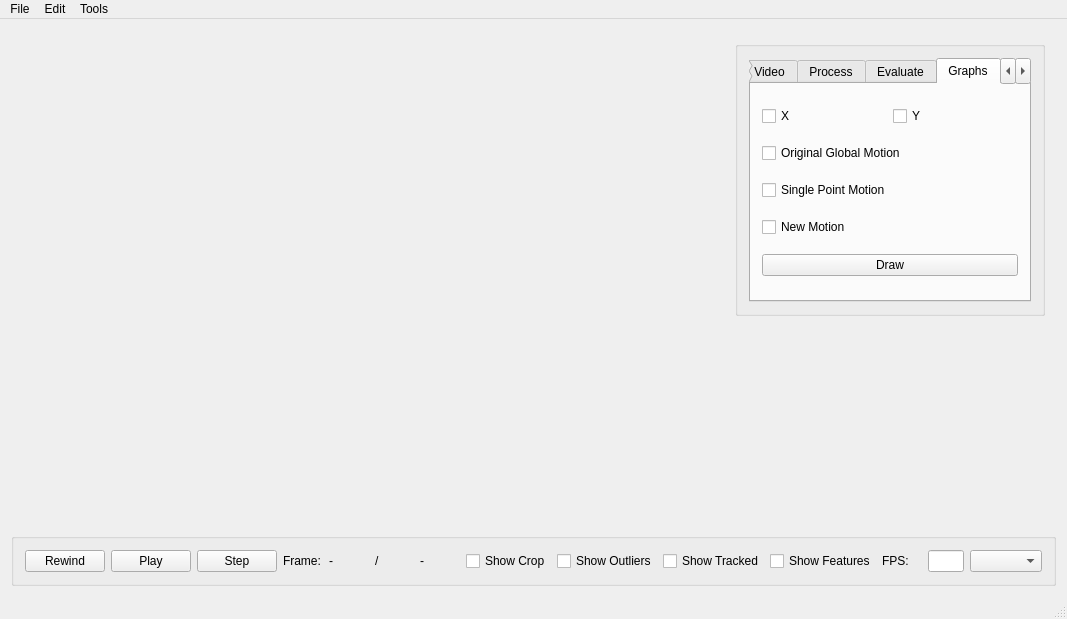
<?xml version="1.0" encoding="UTF-8"?>
<ui version="4.0">
 <class>MainWindow</class>
 <widget class="QMainWindow" name="MainWindow">
  <property name="geometry">
   <rect>
    <x>0</x>
    <y>0</y>
    <width>1067</width>
    <height>619</height>
   </rect>
  </property>
  <property name="sizePolicy">
   <sizepolicy hsizetype="Preferred" vsizetype="Expanding">
    <horstretch>0</horstretch>
    <verstretch>0</verstretch>
   </sizepolicy>
  </property>
  <property name="minimumSize">
   <size>
    <width>0</width>
    <height>0</height>
   </size>
  </property>
  <property name="maximumSize">
   <size>
    <width>16777215</width>
    <height>16777215</height>
   </size>
  </property>
  <property name="windowTitle">
   <string>Motion</string>
  </property>
  <widget class="QWidget" name="centralWidget">
   <property name="sizePolicy">
    <sizepolicy hsizetype="Preferred" vsizetype="Preferred">
     <horstretch>0</horstretch>
     <verstretch>0</verstretch>
    </sizepolicy>
   </property>
   <property name="minimumSize">
    <size>
     <width>0</width>
     <height>0</height>
    </size>
   </property>
   <layout class="QVBoxLayout" name="verticalLayout_2">
    <item>
     <widget class="QWidget" name="widget_2" native="true">
      <property name="sizePolicy">
       <sizepolicy hsizetype="Preferred" vsizetype="Preferred">
        <horstretch>0</horstretch>
        <verstretch>5</verstretch>
       </sizepolicy>
      </property>
      <property name="minimumSize">
       <size>
        <width>0</width>
        <height>0</height>
       </size>
      </property>
      <layout class="QHBoxLayout" name="horizontalLayout_2">
       <item>
        <widget class="QWidget" name="widget" native="true">
         <property name="minimumSize">
          <size>
           <width>0</width>
           <height>0</height>
          </size>
         </property>
         <layout class="QVBoxLayout" name="verticalLayout">
          <item>
           <widget class="QLabel" name="label">
            <property name="minimumSize">
             <size>
              <width>0</width>
              <height>0</height>
             </size>
            </property>
            <property name="text">
             <string/>
            </property>
           </widget>
          </item>
         </layout>
        </widget>
       </item>
       <item alignment="Qt::AlignTop">
        <widget class="QGroupBox" name="groupBox_2">
         <property name="sizePolicy">
          <sizepolicy hsizetype="Fixed" vsizetype="Maximum">
           <horstretch>0</horstretch>
           <verstretch>0</verstretch>
          </sizepolicy>
         </property>
         <property name="title">
          <string/>
         </property>
         <layout class="QVBoxLayout" name="verticalLayout_4">
          <item>
           <widget class="QTabWidget" name="tabWidget">
            <property name="currentIndex">
             <number>3</number>
            </property>
            <widget class="QWidget" name="tab_5">
             <attribute name="title">
              <string>Video</string>
             </attribute>
             <layout class="QVBoxLayout" name="verticalLayout_6">
              <item>
               <layout class="QFormLayout" name="formLayout">
                <property name="fieldGrowthPolicy">
                 <enum>QFormLayout::AllNonFixedFieldsGrow</enum>
                </property>
                <item row="0" column="0">
                 <widget class="QLabel" name="videoNameLabel">
                  <property name="text">
                   <string>Video Name</string>
                  </property>
                 </widget>
                </item>
                <item row="0" column="1">
                 <widget class="QLineEdit" name="videoNameLineEdit">
                  <property name="readOnly">
                   <bool>true</bool>
                  </property>
                 </widget>
                </item>
                <item row="1" column="0">
                 <widget class="QLabel" name="dimensionsLabel">
                  <property name="text">
                   <string>Dimensions</string>
                  </property>
                 </widget>
                </item>
                <item row="1" column="1">
                 <widget class="QLineEdit" name="dimensionsLineEdit">
                  <property name="readOnly">
                   <bool>true</bool>
                  </property>
                 </widget>
                </item>
                <item row="3" column="0">
                 <widget class="QLabel" name="frameCountLabel_2">
                  <property name="text">
                   <string>Frame Count</string>
                  </property>
                 </widget>
                </item>
                <item row="3" column="1">
                 <widget class="QLineEdit" name="frameCountLineEdit">
                  <property name="readOnly">
                   <bool>true</bool>
                  </property>
                 </widget>
                </item>
               </layout>
              </item>
             </layout>
            </widget>
            <widget class="QWidget" name="tab">
             <attribute name="title">
              <string>Process</string>
             </attribute>
             <layout class="QVBoxLayout" name="verticalLayout_3">
              <item>
               <widget class="QPushButton" name="originalMotionButton">
                <property name="text">
                 <string>Calculate Existing Motion</string>
                </property>
               </widget>
              </item>
              <item>
               <widget class="QPushButton" name="newMotionButton">
                <property name="text">
                 <string>Calculate Update Transforms</string>
                </property>
               </widget>
              </item>
              <item>
               <spacer name="verticalSpacer">
                <property name="orientation">
                 <enum>Qt::Vertical</enum>
                </property>
                <property name="sizeHint" stdset="0">
                 <size>
                  <width>20</width>
                  <height>40</height>
                 </size>
                </property>
               </spacer>
              </item>
             </layout>
            </widget>
            <widget class="QWidget" name="tab_2">
             <attribute name="title">
              <string>Evaluate</string>
             </attribute>
             <layout class="QVBoxLayout" name="verticalLayout_5">
              <item>
               <layout class="QFormLayout" name="formLayout_3">
                <item row="0" column="0">
                 <widget class="QLabel" name="previousMotionLabel">
                  <property name="text">
                   <string>Previous Motion</string>
                  </property>
                 </widget>
                </item>
                <item row="0" column="1">
                 <widget class="QComboBox" name="previousMotionComboBox"/>
                </item>
               </layout>
              </item>
              <item>
               <widget class="QPushButton" name="evaluateStillnessButton">
                <property name="text">
                 <string>Calculate</string>
                </property>
               </widget>
              </item>
              <item>
               <layout class="QFormLayout" name="formLayout_2">
                <property name="fieldGrowthPolicy">
                 <enum>QFormLayout::AllNonFixedFieldsGrow</enum>
                </property>
                <item row="0" column="0">
                 <widget class="QLabel" name="originalMovementScoreLabel">
                  <property name="text">
                   <string>Original Movement Score</string>
                  </property>
                 </widget>
                </item>
                <item row="0" column="1">
                 <widget class="QLineEdit" name="originalMovementScoreLineEdit">
                  <property name="readOnly">
                   <bool>true</bool>
                  </property>
                 </widget>
                </item>
                <item row="1" column="0">
                 <widget class="QLabel" name="newMovementScoreLabel">
                  <property name="text">
                   <string>New Movement Score</string>
                  </property>
                 </widget>
                </item>
                <item row="1" column="1">
                 <widget class="QLineEdit" name="newMovementScoreLineEdit">
                  <property name="readOnly">
                   <bool>true</bool>
                  </property>
                 </widget>
                </item>
                <item row="2" column="0">
                 <widget class="QLabel" name="improvementLabel">
                  <property name="text">
                   <string>% Improvement</string>
                  </property>
                 </widget>
                </item>
                <item row="2" column="1">
                 <widget class="QLineEdit" name="improvementLineEdit">
                  <property name="readOnly">
                   <bool>true</bool>
                  </property>
                 </widget>
                </item>
               </layout>
              </item>
             </layout>
            </widget>
            <widget class="QWidget" name="tab_4">
             <attribute name="title">
              <string>Graphs</string>
             </attribute>
             <layout class="QGridLayout" name="gridLayout">
              <item row="0" column="0">
               <widget class="QCheckBox" name="checkBox_5">
                <property name="text">
                 <string>X</string>
                </property>
               </widget>
              </item>
              <item row="0" column="1">
               <widget class="QCheckBox" name="checkBox_7">
                <property name="text">
                 <string>Y</string>
                </property>
               </widget>
              </item>
              <item row="4" column="0" colspan="2">
               <widget class="QPushButton" name="drawGraphButton">
                <property name="enabled">
                 <bool>true</bool>
                </property>
                <property name="text">
                 <string>Draw</string>
                </property>
               </widget>
              </item>
              <item row="1" column="0" colspan="2">
               <widget class="QCheckBox" name="checkBox_8">
                <property name="text">
                 <string>Original Global Motion</string>
                </property>
               </widget>
              </item>
              <item row="2" column="0" colspan="2">
               <widget class="QCheckBox" name="checkBox_9">
                <property name="text">
                 <string>Single Point Motion</string>
                </property>
               </widget>
              </item>
              <item row="3" column="0" colspan="2">
               <widget class="QCheckBox" name="checkBox_10">
                <property name="text">
                 <string>New Motion</string>
                </property>
               </widget>
              </item>
             </layout>
            </widget>
            <widget class="QWidget" name="tab_3">
             <attribute name="title">
              <string>About</string>
             </attribute>
             <layout class="QHBoxLayout" name="horizontalLayout_3">
              <item>
               <widget class="QTextBrowser" name="textBrowser">
                <property name="html">
                 <string>&lt;!DOCTYPE HTML PUBLIC &quot;-//W3C//DTD HTML 4.0//EN&quot; &quot;http://www.w3.org/TR/REC-html40/strict.dtd&quot;&gt;
&lt;html&gt;&lt;head&gt;&lt;meta name=&quot;qrichtext&quot; content=&quot;1&quot; /&gt;&lt;style type=&quot;text/css&quot;&gt;
p, li { white-space: pre-wrap; }
&lt;/style&gt;&lt;/head&gt;&lt;body style=&quot; font-family:'Lucida Grande'; font-size:13pt; font-weight:400; font-style:normal;&quot;&gt;
&lt;p style=&quot; margin-top:0px; margin-bottom:0px; margin-left:0px; margin-right:0px; -qt-block-indent:0; text-indent:0px;&quot;&gt;&lt;span style=&quot; font-family:'Ubuntu'; font-size:11pt;&quot;&gt;Motion v0.1&lt;/span&gt;&lt;/p&gt;
&lt;p style=&quot; margin-top:0px; margin-bottom:0px; margin-left:0px; margin-right:0px; -qt-block-indent:0; text-indent:0px;&quot;&gt;&lt;span style=&quot; font-family:'Ubuntu'; font-size:11pt;&quot;&gt;Contact: osw09@imperial.ac.uk&lt;/span&gt;&lt;/p&gt;
&lt;p style=&quot; margin-top:0px; margin-bottom:0px; margin-left:0px; margin-right:0px; -qt-block-indent:0; text-indent:0px;&quot;&gt;&lt;span style=&quot; font-family:'Ubuntu'; font-size:11pt;&quot;&gt;Developed for Final Year Project&lt;/span&gt;&lt;/p&gt;
&lt;p style=&quot;-qt-paragraph-type:empty; margin-top:0px; margin-bottom:0px; margin-left:0px; margin-right:0px; -qt-block-indent:0; text-indent:0px; font-family:'Ubuntu'; font-size:11pt;&quot;&gt;&lt;br /&gt;&lt;/p&gt;
&lt;p style=&quot; margin-top:0px; margin-bottom:0px; margin-left:0px; margin-right:0px; -qt-block-indent:0; text-indent:0px;&quot;&gt;&lt;span style=&quot; font-family:'Ubuntu'; font-size:11pt;&quot;&gt;Built Using OpenCV, Coin-LP Solver and Matlab Engine&lt;/span&gt;&lt;/p&gt;
&lt;p style=&quot;-qt-paragraph-type:empty; margin-top:0px; margin-bottom:0px; margin-left:0px; margin-right:0px; -qt-block-indent:0; text-indent:0px; font-family:'Ubuntu'; font-size:11pt;&quot;&gt;&lt;br /&gt;&lt;/p&gt;
&lt;p style=&quot; margin-top:0px; margin-bottom:0px; margin-left:0px; margin-right:0px; -qt-block-indent:0; text-indent:0px;&quot;&gt;&lt;span style=&quot; font-family:'Ubuntu'; font-size:11pt;&quot;&gt;Oliver Wilkie 2013&lt;/span&gt;&lt;/p&gt;&lt;/body&gt;&lt;/html&gt;</string>
                </property>
               </widget>
              </item>
             </layout>
            </widget>
           </widget>
          </item>
         </layout>
        </widget>
       </item>
      </layout>
     </widget>
    </item>
    <item>
     <widget class="QGroupBox" name="playerControlsBox">
      <property name="sizePolicy">
       <sizepolicy hsizetype="Preferred" vsizetype="Preferred">
        <horstretch>0</horstretch>
        <verstretch>2</verstretch>
       </sizepolicy>
      </property>
      <property name="minimumSize">
       <size>
        <width>0</width>
        <height>0</height>
       </size>
      </property>
      <property name="maximumSize">
       <size>
        <width>16777215</width>
        <height>53</height>
       </size>
      </property>
      <property name="title">
       <string/>
      </property>
      <layout class="QHBoxLayout" name="horizontalLayout_4">
       <item>
        <widget class="QPushButton" name="rewindButton">
         <property name="text">
          <string>Rewind</string>
         </property>
        </widget>
       </item>
       <item>
        <widget class="QPushButton" name="playButton">
         <property name="text">
          <string>Play</string>
         </property>
        </widget>
       </item>
       <item>
        <widget class="QPushButton" name="stepButton">
         <property name="text">
          <string>Step</string>
         </property>
        </widget>
       </item>
       <item>
        <widget class="QLabel" name="label_2">
         <property name="text">
          <string>Frame:</string>
         </property>
        </widget>
       </item>
       <item>
        <widget class="QLabel" name="currentFrameLabel">
         <property name="text">
          <string>-</string>
         </property>
        </widget>
       </item>
       <item>
        <widget class="QLabel" name="label_4">
         <property name="text">
          <string>/</string>
         </property>
        </widget>
       </item>
       <item>
        <widget class="QLabel" name="frameCountLabel">
         <property name="text">
          <string>-</string>
         </property>
        </widget>
       </item>
       <item>
        <widget class="QCheckBox" name="showCropboxCheckbox">
         <property name="text">
          <string>Show Crop</string>
         </property>
        </widget>
       </item>
       <item>
        <widget class="QCheckBox" name="showOutliersCheckbox">
         <property name="text">
          <string>Show Outliers</string>
         </property>
        </widget>
       </item>
       <item>
        <widget class="QCheckBox" name="showTrackedCheckbox">
         <property name="text">
          <string>Show Tracked</string>
         </property>
        </widget>
       </item>
       <item>
        <widget class="QCheckBox" name="showFeaturesCheckbox">
         <property name="text">
          <string>Show Features</string>
         </property>
        </widget>
       </item>
       <item>
        <widget class="QLabel" name="label_3">
         <property name="text">
          <string>FPS:</string>
         </property>
        </widget>
       </item>
       <item>
        <widget class="QLineEdit" name="frameRate">
         <property name="maximumSize">
          <size>
           <width>36</width>
           <height>16777215</height>
          </size>
         </property>
         <property name="alignment">
          <set>Qt::AlignCenter</set>
         </property>
        </widget>
       </item>
       <item>
        <widget class="QComboBox" name="videoCombobox"/>
       </item>
      </layout>
     </widget>
    </item>
   </layout>
   <zorder>playerControlsBox</zorder>
   <zorder>widget_2</zorder>
  </widget>
  <widget class="QMenuBar" name="menuBar">
   <property name="geometry">
    <rect>
     <x>0</x>
     <y>0</y>
     <width>1067</width>
     <height>22</height>
    </rect>
   </property>
   <widget class="QMenu" name="menuFile">
    <property name="title">
     <string>File</string>
    </property>
    <addaction name="actionOpen_Video"/>
    <addaction name="actionSave_Result"/>
   </widget>
   <widget class="QMenu" name="menuEdit">
    <property name="title">
     <string>Edit</string>
    </property>
    <addaction name="actionCrop_Box"/>
   </widget>
   <widget class="QMenu" name="menuEvaluate">
    <property name="title">
     <string>Tools</string>
    </property>
    <addaction name="actionMark_Original_Movement"/>
   </widget>
   <addaction name="menuFile"/>
   <addaction name="menuEdit"/>
   <addaction name="menuEvaluate"/>
  </widget>
  <widget class="QStatusBar" name="statusBar"/>
  <action name="actionOpen_Video">
   <property name="text">
    <string>Open Video</string>
   </property>
   <property name="shortcut">
    <string>Ctrl+O</string>
   </property>
  </action>
  <action name="actionCrop_Box">
   <property name="enabled">
    <bool>false</bool>
   </property>
   <property name="text">
    <string>Crop Box</string>
   </property>
   <property name="shortcut">
    <string>Ctrl+C</string>
   </property>
  </action>
  <action name="actionSave_Result">
   <property name="enabled">
    <bool>false</bool>
   </property>
   <property name="text">
    <string>Save Result</string>
   </property>
   <property name="shortcut">
    <string>Ctrl+S</string>
   </property>
  </action>
  <action name="actionMark_Original_Movement">
   <property name="text">
    <string>Manual Tracker</string>
   </property>
  </action>
 </widget>
 <layoutdefault spacing="6" margin="11"/>
 <resources/>
 <connections/>
</ui>
